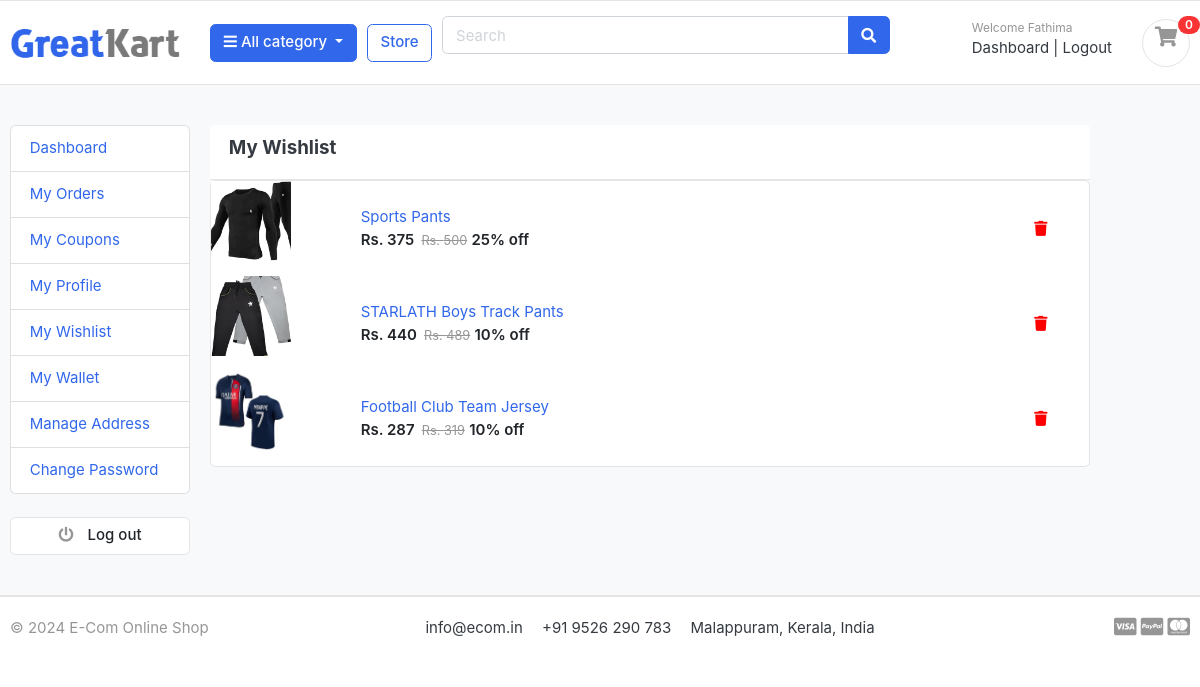
Screenshot of /store/wishlist/ (signed in) with the database file from the repository.
### accounts/models.py (models this page shows, shortened)
class Account(AbstractBaseUser):
    first_name = models.CharField(max_length=50)
    last_name = models.CharField(max_length=50)
    email = models.EmailField(max_length=100, unique=True)
    phone_number = models.CharField(max_length=12, unique=True, default='')
    wallet = models.FloatField(null=True, default=0.0)
    date_joined = models.DateTimeField(auto_now_add=True)
    last_login = models.DateTimeField(auto_now_add=True)
    is_admin = models.BooleanField(default=False)
    is_staff = models.BooleanField(default=False)
    is_active = models.BooleanField(default=True)
    is_superadmin = models.BooleanField(default=False)
    USERNAME_FIELD = 'email'
    REQUIRED_FIELDS = ['first_name', 'last_name', 'phone_number']
    objects = MyAccountManager()
    class Meta:
        verbose_name = 'account'
        verbose_name_plural = 'accounts'

### store/models.py (models this page shows, shortened)
class Product(models.Model):
    product_name = models.CharField(max_length=200, unique=True)
    slug = models.SlugField(max_length=200, unique=True)
    description = models.TextField(max_length=500, blank=True)
    price = models.PositiveIntegerField(
        validators=[MinValueValidator(1)],
        help_text="Enter a number greater than zero")
    product_image = models.ImageField(upload_to='photos/products')
    stock = models.PositiveIntegerField(
        validators=[MinValueValidator(1)],
        help_text="Enter a number greater than zero")
    is_available = models.BooleanField(default=True)
    category = models.ForeignKey(Category, on_delete=models.CASCADE)
    created_date = models.DateTimeField(auto_now_add=True)
    modified_date = models.DateTimeField(auto_now=True)
    offer_percentage = models.PositiveIntegerField(default=0, blank=True, null=True)
    offer_price = models.PositiveIntegerField(default=0, blank=True, null=True)
    is_listed_offer = models.BooleanField(default=True)
    def get_url(self):
        return reverse('product_detail',args=[self.category.slug, self.slug])

### store/views.py (the view)
# urls.py: path('wishlist/', views.wishlist, name='wishlist'),
@login_required(login_url='login_user')
def wishlist(request):
    wishlist = WishList.objects.filter(user=request.user)
    context = {'wishlist': wishlist}
    return render(request, 'store/wishlist.html', context)

### carts/context_processors.py (called while the page is built)
def counter(request):
    cart_count = 0
    if 'admin' in request.path:
        return {}
    else:
        try:
            cart = Cart.objects.filter(cart_id = _cart_id(request))
            if request.user.is_authenticated:
                cart_items = CartItem.objects.all().filter(user=request.user)
            else:
                cart_items = CartItem.objects.all().filter(cart=cart[:1])
            for cart_item in cart_items:
                cart_count += cart_item.quantity
        except Cart.DoesNotExist:
            cart_count = 0
    return dict(cart_count=cart_count)

### carts/views.py (called while the page is built)
def _cart_id(request):
    cart = request.session.session_key
    if not cart:
        cart = request.session.create()
    return cart

### category/context_processors.py (called while the page is built)
def menu_links(request):
    links = Category.objects.all()
    return dict(links=links)

### category/models.py (called while the page is built)
    def get_url(self):
        return reverse('products_by_category', args=[self.slug])

### templates/store/wishlist.html (shortened to what this page needs)
{% extends 'base.html' %}
{% load static %}
{% block content %}
<section class="section-conten padding-y bg">
    <div class="container">
        <div class="row">
            {% include 'includes/dashboard-sidebar.html' %}
            <main class="col-md-9">
                <header class="card-header">
                    <h5><strong class="d-inline-block mr-3">My Wishlist</strong></h5>
                </header>
                <div class="card">
                    <div class="row">
                        {% for wish_list_item in wishlist %}
                            {% for product in wish_list_item.product.all %}
                                <div class="col-md-2 mb-3">
                                    <a href="{{product.get_url}}"><img src="{{ product.product_image.url }}" class="img-sm"></a>
                                </div>
                                <div class="col-md-9 mb-3 my-auto">
                                    <a href="{{product.get_url}}"><span class="title">{{ product.product_name }}</span></a>
                                    <br>
                                    {% if product.offer_percentage > 0 %}
                                        <span class="price">Rs. {{ product.offer_price }}</span>
                                        <del class="price-old">Rs. {{ product.price }}</del>
                                        <span class="price" style="font: green">{{ product.offer_percentage }}% off</span>
                                    {% else %}
                                        <var class="price h4">Rs. {{ product.price }}</var>
                                    {% endif %}
                                </div>
                                <div class="col-md-1 my-auto mb-3">
                                    <a href="{% url 'delete_wishlist_item' wishlist_id=wish_list_item.id product_id=product.id %}"
                                       onclick="return confirm('Are you sure you want to delete this item from wishlist?')">
                                        <i class="fas fa-trash" style="color: red;"></i></a>
                                </div>
                            {% endfor %}
                        {% endfor %}
                    </div>
                </div>
            </main>
        </div>
    </div>
</section>
{% endblock %}

### templates/includes/navbar.html (shortened to what this page needs)
{% load static %}
<header class="section-header">
    <section class="header-main border-bottom">
        <div class="container">
            <div class="row align-items-center">
                <div class="col-lg-2 col-md-3 col-6">
                    <a href="{% url 'home' %}" class="brand-wrap">
                        <img class="logo" src="{% static './images/logo.png' %}">
                    </a>
                </div>
                <div class="col-lg col-sm col-md col-6 flex-grow-0">
                    <div class="category-wrap dropdown d-inline-block float-right">
                        <button type="button" class="btn btn-primary dropdown-toggle" data-toggle="dropdown">
                            <i class="fa fa-bars"></i> All category
                        </button>
                    </div>
                </div>
                <a href="{% url 'store' %}" class="btn btn-outline-primary">Store</a>
                <div class="col-lg  col-md-6 col-sm-12 col">
                    <form action="{% url 'search' %}" class="search" method="GET">
                        <div class="input-group w-100">
                            <input type="text" class="form-control" style="width:60%;" placeholder="Search" name="keyword">
                            <div class="input-group-append">
                                <button class="btn btn-primary" type="submit">
                                    <i class="fa fa-search"></i>
                                </button>
                            </div>
                        </div>
                    </form>
                </div>
                <div class="col-lg-3 col-sm-6 col-8 order-2 order-lg-3">
                    <div class="d-flex justify-content-end mb-3 mb-lg-0">
                        {% if user.id %}
                        <div class="widget-header">
                            <small class="title text-muted">Welcome {{ user.first_name }} </small>
                            <div>
                                <a href="{% url 'dashboard' %}">Dashboard</a> <span class="dark-transp"> | </span>
                                <a href="{% url 'logout_user' %}">Logout</a>
                            </div>
                        </div>
                        {% endif %}
                        <a href="{% url 'cart' %}" class="widget-header pl-3 ml-3">
                            <div class="icon icon-sm rounded-circle border"><i class="fa fa-shopping-cart pt-2"></i>
                            </div>
                            <span class="badge badge-pill badge-danger notify">{{ cart_count }}</span>
                        </a>
                    </div>
                </div>
            </div>
        </div>
    </section>
</header>

### static/css/ui.css (style rules this page uses)
html { font-family: "Inter", sans-serif; font-size: 15px; }
.icon-xs, .icon-sm, .icon-md, .icon-lg { display: inline-block; text-align: center; flex-shrink: 0; flex-grow: 0; }
.icon-sm { width: 48px; height: 48px; line-height: 48px !important; font-size: 20px; }
.img-xs, .img-sm, .img-md, .img-lg { -o-object-fit: cover; object-fit: cover; flex-shrink: 0; flex-grow: 0; }
.img-sm { width: 80px; height: 80px; }
.padding-y { padding-top: 40px; padding-bottom: 40px; }
.bg { background-color: #f8f9fa; }
.header-main { position: relative; padding-top: 1rem; padding-bottom: 1rem; }
.brand-wrap .logo, .navbar-brand .logo { margin-right: 7px; max-height: 42px; display: inline-block; }
.widget-header { display: inline-block; vertical-align: middle; position: relative; }
.widget-header a { color: #343a40; }
.widget-header i { color: #969696; }
.widget-header .title { display: block; }
.widget-header .notify { position: absolute; top: -3px; right: -10px; }
.notify { position: absolute; top: -4px; right: -10px; display: inline-block; padding: 0.25em 0.6em; font-size: 12px; line-height: 1; text-align: center; border-radius: 3rem; color: #fff; background-color: #fa3434; }
.price { font-weight: 600; color: #212529; }
.price-old { color: #969696; margin-left: 3px; font-size: 85%; }

### rows the page displays
Account: first_name "Fathima"
Product: product_image (picture), product_name "Sports Pants", offer_price "375", price "500", offer_percentage "25"
Product: product_image (picture), product_name "STARLATH Boys Track Pants", offer_price "440", price "489", offer_percentage "10"
Product: product_image (picture), product_name "Football Club Team Jersey", offer_price "287", price "319", offer_percentage "10"

### other values shown
{{ cart_count }} "0"
